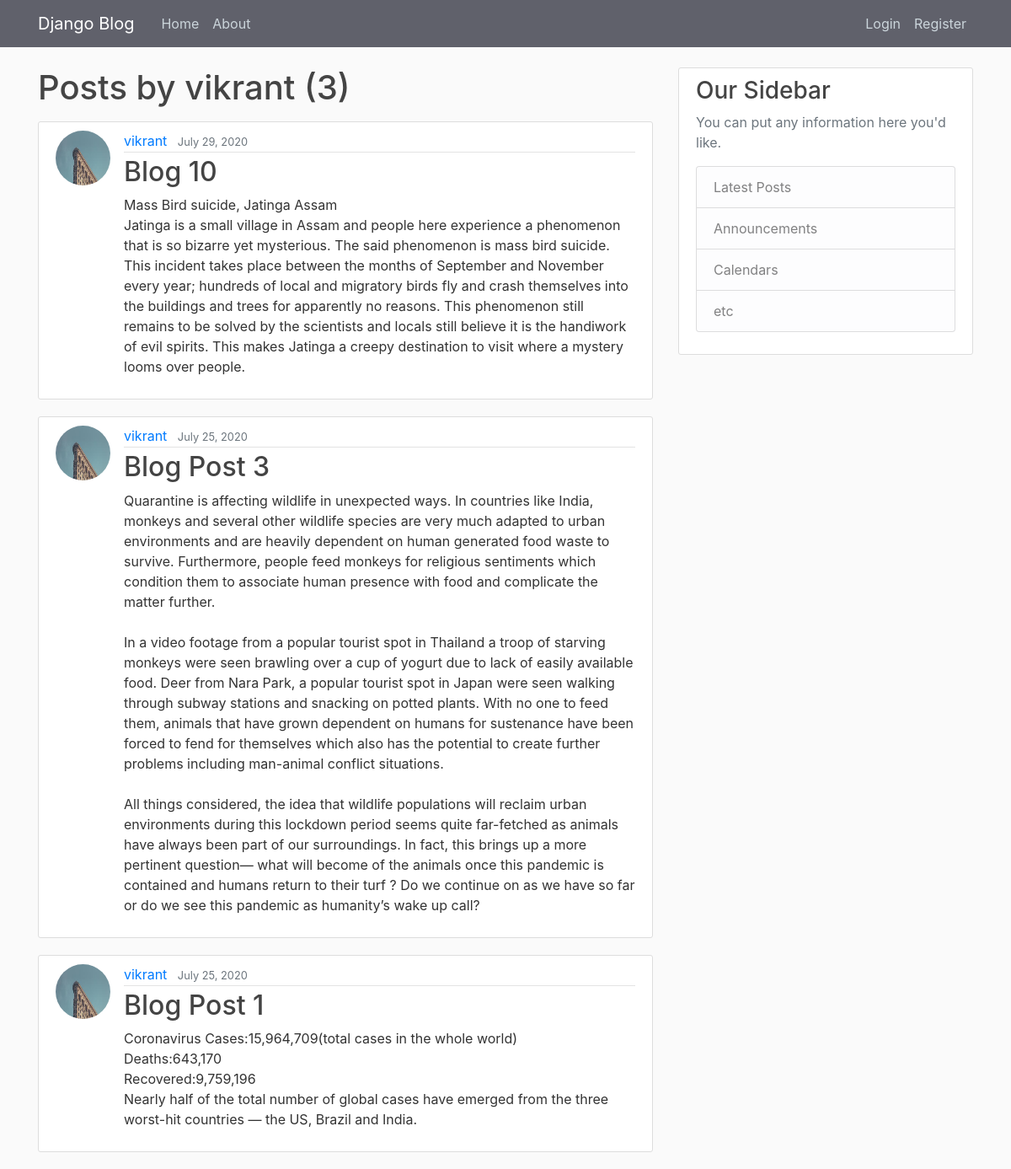
The app's page /user/vikrant with its own data.
### blog/models.py (models this page shows, shortened)
class Post(models.Model):
    title=models.CharField(max_length=100)
    content=models.TextField()
    date=models.DateTimeField(default=timezone.now)
    author=models.ForeignKey(User, on_delete=models.CASCADE)

### users/models.py (models this page shows, shortened)
class Profile(models.Model):
    user=models.OneToOneField(User,on_delete=models.CASCADE)
    image=models.ImageField(default='default.jpg',upload_to='profile_pics')

### blog/views.py (the view)
# urls.py: path('user/<str:username>', UserPostListView.as_view(),name='user-posts'),
class UserPostListView(ListView):
    model = Post
    template_name = 'blog/user_posts.html'   # <app>/<model>_<viewtype>.html
    context_object_name = 'posts'
    paginate_by = 3
    def get_queryset(self):
        user= get_object_or_404(User, username=self.kwargs.get('username'))
        return Post.objects.filter(author=user).order_by('-date')

### blog/templates/blog/user_posts.html (shortened to what this page needs)
{% extends 'blog/base.html' %}
{% block content %}
<h1 class="mb-3">Posts by {{ view.kwargs.username }} ({{ page_obj.paginator.count }})</h1>
{% for post in posts %}
<article class="media content-section">
    <img class="rounded-circle article-img" src="{{ post.author.profile.image.url }}">
    <div class="media-body">
        <div class="article-metadata">
            <a class="mr-2" href="{% url 'user-posts' post.author.username %}">{{ post.author }}</a>
            <small class="text-muted">{{ post.date|date:"F d, Y" }}</small>
        </div>
        <h2><a class="article-title" href="{% url 'post-detail' post.id %}">{{ post.title }}</a></h2>
        <p class="article-content">{{ post.content }}</p>
    </div>
</article>
{% endfor %}
{% endblock content %}

### blog/static/blog/main.css (style rules this page uses)
body { background: #fafafa; color: #333333; margin-top: 5rem; }
h1, h2, h3, h4, h5, h6 { color: #444444; }
.content-section { background: #ffffff; padding: 10px 20px; border: 1px solid #dddddd; border-radius: 3px; margin-bottom: 20px; }
.article-title { color: #444444; }
.article-content { white-space: pre-line; }
.article-img { height: 65px; width: 65px; margin-right: 16px; }
.article-metadata { padding-bottom: 1px; margin-bottom: 4px; border-bottom: 1px solid #e3e3e3 }

### records on screen
Post: author.profile.image (picture), author "vikrant", date "July 29, 2020", title "Blog 10", content "Mass Bird suicide, Jatinga Assam Jatinga is a small village in Assam and people here experience a phenomenon that is so bizarre yet mysterious. The said phenomenon is mass bird suicide. This incident takes place between the months of September and November every year; hundreds of local and migratory birds fly and crash themselves into the buildings and trees for apparently no reasons. This phenomenon still remains to be solved by the scientists and locals still believe it is the handiwork of evil spirits. This makes Jatinga a creepy destination to visit where a mystery looms over people."
Post: author.profile.image (picture), author "vikrant", date "July 25, 2020", title "Blog Post 3", content "Quarantine is affecting wildlife in unexpected ways. In countries like India, monkeys and several other wildlife species are very much adapted to urban environments and are heavily dependent on human generated food waste to survive. Furthermore, people feed monkeys for religious sentiments which condition them to associate human presence with food and complicate the matter further. In a video footage from a popular tourist spot in Thailand a troop of starving monkeys were seen brawling over a cup of yogurt due to lack of easily available food. Deer from Nara Park, a popular tourist spot in Japan were seen walking through subway stations and snacking on potted plants. With no one to feed…"
Post: author.profile.image (picture), author "vikrant", date "July 25, 2020", title "Blog Post 1", content "Coronavirus Cases:15,964,709(total cases in the whole world) Deaths:643,170 Recovered:9,759,196 Nearly half of the total number of global cases have emerged from the three worst-hit countries — the US, Brazil and India."

### other values on screen
{{ view.kwargs.username }} "vikrant"
{{ page_obj.paginator.count }} "3"
